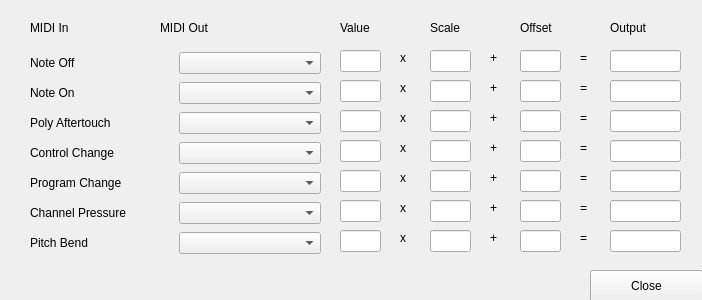
<?xml version="1.0" encoding="UTF-8"?>
<ui version="4.0">
 <class>MatrixMode</class>
 <widget class="QDialog" name="MatrixMode">
  <property name="geometry">
   <rect>
    <x>0</x>
    <y>0</y>
    <width>702</width>
    <height>300</height>
   </rect>
  </property>
  <property name="sizePolicy">
   <sizepolicy hsizetype="Fixed" vsizetype="Fixed">
    <horstretch>0</horstretch>
    <verstretch>0</verstretch>
   </sizepolicy>
  </property>
  <property name="minimumSize">
   <size>
    <width>702</width>
    <height>300</height>
   </size>
  </property>
  <property name="maximumSize">
   <size>
    <width>702</width>
    <height>300</height>
   </size>
  </property>
  <property name="focusPolicy">
   <enum>Qt::NoFocus</enum>
  </property>
  <property name="windowTitle">
   <string>Dialog</string>
  </property>
  <widget class="QPushButton" name="pbClose">
   <property name="geometry">
    <rect>
     <x>590</x>
     <y>270</y>
     <width>113</width>
     <height>32</height>
    </rect>
   </property>
   <property name="focusPolicy">
    <enum>Qt::NoFocus</enum>
   </property>
   <property name="text">
    <string>Close</string>
   </property>
  </widget>
  <widget class="QLabel" name="label">
   <property name="geometry">
    <rect>
     <x>30</x>
     <y>20</y>
     <width>61</width>
     <height>16</height>
    </rect>
   </property>
   <property name="text">
    <string>MIDI In</string>
   </property>
  </widget>
  <widget class="QLabel" name="label_2">
   <property name="geometry">
    <rect>
     <x>160</x>
     <y>20</y>
     <width>61</width>
     <height>16</height>
    </rect>
   </property>
   <property name="text">
    <string>MIDI Out</string>
   </property>
  </widget>
  <widget class="QLabel" name="label_3">
   <property name="geometry">
    <rect>
     <x>430</x>
     <y>20</y>
     <width>61</width>
     <height>16</height>
    </rect>
   </property>
   <property name="text">
    <string>Scale</string>
   </property>
  </widget>
  <widget class="QLabel" name="label_4">
   <property name="geometry">
    <rect>
     <x>520</x>
     <y>20</y>
     <width>61</width>
     <height>16</height>
    </rect>
   </property>
   <property name="text">
    <string>Offset</string>
   </property>
  </widget>
  <widget class="QLabel" name="label_9">
   <property name="geometry">
    <rect>
     <x>340</x>
     <y>20</y>
     <width>61</width>
     <height>16</height>
    </rect>
   </property>
   <property name="text">
    <string>Value</string>
   </property>
  </widget>
  <widget class="QLineEdit" name="leValue1">
   <property name="geometry">
    <rect>
     <x>340</x>
     <y>50</y>
     <width>41</width>
     <height>22</height>
    </rect>
   </property>
  </widget>
  <widget class="QLineEdit" name="leValue2">
   <property name="geometry">
    <rect>
     <x>340</x>
     <y>80</y>
     <width>41</width>
     <height>22</height>
    </rect>
   </property>
  </widget>
  <widget class="QLineEdit" name="leValue3">
   <property name="geometry">
    <rect>
     <x>340</x>
     <y>110</y>
     <width>41</width>
     <height>22</height>
    </rect>
   </property>
  </widget>
  <widget class="QLineEdit" name="leValue4">
   <property name="geometry">
    <rect>
     <x>340</x>
     <y>140</y>
     <width>41</width>
     <height>22</height>
    </rect>
   </property>
  </widget>
  <widget class="QLineEdit" name="leValue5">
   <property name="geometry">
    <rect>
     <x>340</x>
     <y>170</y>
     <width>41</width>
     <height>22</height>
    </rect>
   </property>
  </widget>
  <widget class="QLineEdit" name="leValue6">
   <property name="geometry">
    <rect>
     <x>340</x>
     <y>200</y>
     <width>41</width>
     <height>22</height>
    </rect>
   </property>
  </widget>
  <widget class="QLineEdit" name="leValue7">
   <property name="geometry">
    <rect>
     <x>340</x>
     <y>230</y>
     <width>41</width>
     <height>22</height>
    </rect>
   </property>
  </widget>
  <widget class="QLabel" name="label_10">
   <property name="geometry">
    <rect>
     <x>400</x>
     <y>50</y>
     <width>16</width>
     <height>16</height>
    </rect>
   </property>
   <property name="text">
    <string>x</string>
   </property>
  </widget>
  <widget class="QLineEdit" name="leScale1">
   <property name="geometry">
    <rect>
     <x>430</x>
     <y>50</y>
     <width>41</width>
     <height>22</height>
    </rect>
   </property>
  </widget>
  <widget class="QLabel" name="label_11">
   <property name="geometry">
    <rect>
     <x>400</x>
     <y>80</y>
     <width>16</width>
     <height>16</height>
    </rect>
   </property>
   <property name="text">
    <string>x</string>
   </property>
  </widget>
  <widget class="QLabel" name="label_12">
   <property name="geometry">
    <rect>
     <x>400</x>
     <y>110</y>
     <width>16</width>
     <height>16</height>
    </rect>
   </property>
   <property name="text">
    <string>x</string>
   </property>
  </widget>
  <widget class="QLabel" name="label_13">
   <property name="geometry">
    <rect>
     <x>400</x>
     <y>140</y>
     <width>16</width>
     <height>16</height>
    </rect>
   </property>
   <property name="text">
    <string>x</string>
   </property>
  </widget>
  <widget class="QLabel" name="label_14">
   <property name="geometry">
    <rect>
     <x>400</x>
     <y>170</y>
     <width>16</width>
     <height>16</height>
    </rect>
   </property>
   <property name="text">
    <string>x</string>
   </property>
  </widget>
  <widget class="QLabel" name="label_15">
   <property name="geometry">
    <rect>
     <x>400</x>
     <y>200</y>
     <width>16</width>
     <height>16</height>
    </rect>
   </property>
   <property name="text">
    <string>x</string>
   </property>
  </widget>
  <widget class="QLabel" name="label_16">
   <property name="geometry">
    <rect>
     <x>400</x>
     <y>230</y>
     <width>16</width>
     <height>16</height>
    </rect>
   </property>
   <property name="text">
    <string>x</string>
   </property>
  </widget>
  <widget class="QLineEdit" name="leScale2">
   <property name="geometry">
    <rect>
     <x>430</x>
     <y>80</y>
     <width>41</width>
     <height>22</height>
    </rect>
   </property>
  </widget>
  <widget class="QLineEdit" name="leScale3">
   <property name="geometry">
    <rect>
     <x>430</x>
     <y>110</y>
     <width>41</width>
     <height>22</height>
    </rect>
   </property>
  </widget>
  <widget class="QLineEdit" name="leScale4">
   <property name="geometry">
    <rect>
     <x>430</x>
     <y>140</y>
     <width>41</width>
     <height>22</height>
    </rect>
   </property>
  </widget>
  <widget class="QLineEdit" name="leScale5">
   <property name="geometry">
    <rect>
     <x>430</x>
     <y>170</y>
     <width>41</width>
     <height>22</height>
    </rect>
   </property>
  </widget>
  <widget class="QLineEdit" name="leScale6">
   <property name="geometry">
    <rect>
     <x>430</x>
     <y>200</y>
     <width>41</width>
     <height>22</height>
    </rect>
   </property>
  </widget>
  <widget class="QLineEdit" name="leScale7">
   <property name="geometry">
    <rect>
     <x>430</x>
     <y>230</y>
     <width>41</width>
     <height>22</height>
    </rect>
   </property>
  </widget>
  <widget class="QLineEdit" name="leOffset1">
   <property name="geometry">
    <rect>
     <x>520</x>
     <y>50</y>
     <width>41</width>
     <height>22</height>
    </rect>
   </property>
  </widget>
  <widget class="QLabel" name="label_17">
   <property name="geometry">
    <rect>
     <x>490</x>
     <y>50</y>
     <width>16</width>
     <height>16</height>
    </rect>
   </property>
   <property name="text">
    <string>+</string>
   </property>
  </widget>
  <widget class="QLabel" name="label_18">
   <property name="geometry">
    <rect>
     <x>490</x>
     <y>80</y>
     <width>16</width>
     <height>16</height>
    </rect>
   </property>
   <property name="text">
    <string>+</string>
   </property>
  </widget>
  <widget class="QLineEdit" name="leOffset2">
   <property name="geometry">
    <rect>
     <x>520</x>
     <y>80</y>
     <width>41</width>
     <height>22</height>
    </rect>
   </property>
  </widget>
  <widget class="QLineEdit" name="leOffset3">
   <property name="geometry">
    <rect>
     <x>520</x>
     <y>110</y>
     <width>41</width>
     <height>22</height>
    </rect>
   </property>
  </widget>
  <widget class="QLineEdit" name="leOffset4">
   <property name="geometry">
    <rect>
     <x>520</x>
     <y>140</y>
     <width>41</width>
     <height>22</height>
    </rect>
   </property>
  </widget>
  <widget class="QLineEdit" name="leOffset5">
   <property name="geometry">
    <rect>
     <x>520</x>
     <y>170</y>
     <width>41</width>
     <height>22</height>
    </rect>
   </property>
  </widget>
  <widget class="QLineEdit" name="leOffset6">
   <property name="geometry">
    <rect>
     <x>520</x>
     <y>200</y>
     <width>41</width>
     <height>22</height>
    </rect>
   </property>
  </widget>
  <widget class="QLineEdit" name="leOffset7">
   <property name="geometry">
    <rect>
     <x>520</x>
     <y>230</y>
     <width>41</width>
     <height>22</height>
    </rect>
   </property>
  </widget>
  <widget class="QLabel" name="label_19">
   <property name="geometry">
    <rect>
     <x>490</x>
     <y>110</y>
     <width>16</width>
     <height>16</height>
    </rect>
   </property>
   <property name="text">
    <string>+</string>
   </property>
  </widget>
  <widget class="QLabel" name="label_20">
   <property name="geometry">
    <rect>
     <x>490</x>
     <y>140</y>
     <width>16</width>
     <height>16</height>
    </rect>
   </property>
   <property name="text">
    <string>+</string>
   </property>
  </widget>
  <widget class="QLabel" name="label_21">
   <property name="geometry">
    <rect>
     <x>490</x>
     <y>170</y>
     <width>16</width>
     <height>16</height>
    </rect>
   </property>
   <property name="text">
    <string>+</string>
   </property>
  </widget>
  <widget class="QLabel" name="label_22">
   <property name="geometry">
    <rect>
     <x>490</x>
     <y>200</y>
     <width>16</width>
     <height>16</height>
    </rect>
   </property>
   <property name="text">
    <string>+</string>
   </property>
  </widget>
  <widget class="QLabel" name="label_23">
   <property name="geometry">
    <rect>
     <x>490</x>
     <y>230</y>
     <width>16</width>
     <height>16</height>
    </rect>
   </property>
   <property name="text">
    <string>+</string>
   </property>
  </widget>
  <widget class="QLabel" name="label_24">
   <property name="geometry">
    <rect>
     <x>580</x>
     <y>50</y>
     <width>16</width>
     <height>16</height>
    </rect>
   </property>
   <property name="text">
    <string>=</string>
   </property>
  </widget>
  <widget class="QLabel" name="label_25">
   <property name="geometry">
    <rect>
     <x>580</x>
     <y>80</y>
     <width>16</width>
     <height>16</height>
    </rect>
   </property>
   <property name="text">
    <string>=</string>
   </property>
  </widget>
  <widget class="QLabel" name="label_26">
   <property name="geometry">
    <rect>
     <x>580</x>
     <y>110</y>
     <width>16</width>
     <height>16</height>
    </rect>
   </property>
   <property name="text">
    <string>=</string>
   </property>
  </widget>
  <widget class="QLabel" name="label_27">
   <property name="geometry">
    <rect>
     <x>580</x>
     <y>140</y>
     <width>16</width>
     <height>16</height>
    </rect>
   </property>
   <property name="text">
    <string>=</string>
   </property>
  </widget>
  <widget class="QLabel" name="label_28">
   <property name="geometry">
    <rect>
     <x>580</x>
     <y>170</y>
     <width>16</width>
     <height>16</height>
    </rect>
   </property>
   <property name="text">
    <string>=</string>
   </property>
  </widget>
  <widget class="QLabel" name="label_29">
   <property name="geometry">
    <rect>
     <x>580</x>
     <y>200</y>
     <width>16</width>
     <height>16</height>
    </rect>
   </property>
   <property name="text">
    <string>=</string>
   </property>
  </widget>
  <widget class="QLabel" name="label_30">
   <property name="geometry">
    <rect>
     <x>580</x>
     <y>230</y>
     <width>16</width>
     <height>16</height>
    </rect>
   </property>
   <property name="text">
    <string>=</string>
   </property>
  </widget>
  <widget class="QLineEdit" name="leOutput1">
   <property name="geometry">
    <rect>
     <x>610</x>
     <y>50</y>
     <width>71</width>
     <height>22</height>
    </rect>
   </property>
  </widget>
  <widget class="QLineEdit" name="leOutput2">
   <property name="geometry">
    <rect>
     <x>610</x>
     <y>80</y>
     <width>71</width>
     <height>22</height>
    </rect>
   </property>
  </widget>
  <widget class="QLineEdit" name="leOutput3">
   <property name="geometry">
    <rect>
     <x>610</x>
     <y>110</y>
     <width>71</width>
     <height>22</height>
    </rect>
   </property>
  </widget>
  <widget class="QLineEdit" name="leOutput4">
   <property name="geometry">
    <rect>
     <x>610</x>
     <y>140</y>
     <width>71</width>
     <height>22</height>
    </rect>
   </property>
  </widget>
  <widget class="QLineEdit" name="leOutput5">
   <property name="geometry">
    <rect>
     <x>610</x>
     <y>170</y>
     <width>71</width>
     <height>22</height>
    </rect>
   </property>
  </widget>
  <widget class="QLineEdit" name="leOutput6">
   <property name="geometry">
    <rect>
     <x>610</x>
     <y>200</y>
     <width>71</width>
     <height>22</height>
    </rect>
   </property>
  </widget>
  <widget class="QLineEdit" name="leOutput7">
   <property name="geometry">
    <rect>
     <x>610</x>
     <y>230</y>
     <width>71</width>
     <height>22</height>
    </rect>
   </property>
  </widget>
  <widget class="QLabel" name="label_31">
   <property name="geometry">
    <rect>
     <x>610</x>
     <y>20</y>
     <width>61</width>
     <height>16</height>
    </rect>
   </property>
   <property name="text">
    <string>Output</string>
   </property>
  </widget>
  <widget class="QWidget" name="layoutWidget">
   <property name="geometry">
    <rect>
     <x>30</x>
     <y>50</y>
     <width>291</width>
     <height>206</height>
    </rect>
   </property>
   <layout class="QGridLayout" name="gridLayout">
    <item row="0" column="0">
     <widget class="QLabel" name="label_5">
      <property name="text">
       <string>Note Off</string>
      </property>
     </widget>
    </item>
    <item row="0" column="1">
     <widget class="QComboBox" name="cbOut1"/>
    </item>
    <item row="1" column="0">
     <widget class="QLabel" name="label_6">
      <property name="text">
       <string>Note On</string>
      </property>
     </widget>
    </item>
    <item row="1" column="1">
     <widget class="QComboBox" name="cbOut2"/>
    </item>
    <item row="2" column="0">
     <widget class="QLabel" name="label_7">
      <property name="text">
       <string>Poly Aftertouch</string>
      </property>
     </widget>
    </item>
    <item row="2" column="1">
     <widget class="QComboBox" name="cbOut3"/>
    </item>
    <item row="3" column="0">
     <widget class="QLabel" name="label_8">
      <property name="text">
       <string>Control Change</string>
      </property>
     </widget>
    </item>
    <item row="3" column="1">
     <widget class="QComboBox" name="cbOut4"/>
    </item>
    <item row="4" column="0">
     <widget class="QLabel" name="label_32">
      <property name="text">
       <string>Program Change</string>
      </property>
     </widget>
    </item>
    <item row="4" column="1">
     <widget class="QComboBox" name="cbOut5"/>
    </item>
    <item row="5" column="0">
     <widget class="QLabel" name="label_33">
      <property name="text">
       <string>Channel Pressure</string>
      </property>
     </widget>
    </item>
    <item row="5" column="1">
     <widget class="QComboBox" name="cbOut6"/>
    </item>
    <item row="6" column="0">
     <widget class="QLabel" name="label_34">
      <property name="text">
       <string>Pitch Bend</string>
      </property>
     </widget>
    </item>
    <item row="6" column="1">
     <widget class="QComboBox" name="cbOut7"/>
    </item>
   </layout>
  </widget>
 </widget>
 <resources/>
 <connections/>
</ui>
